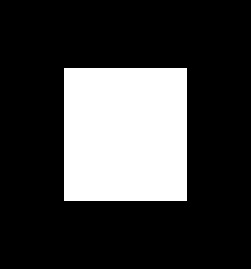
#> input picture assets/Square.jpeg, 251 x 269 px, found by its file name
$ jupyter execute chain_code.ipynb
#> lines starting #> are read from the running program, lines starting #| are printed output that depends on the picture; after the words box and inside, x2 and y2 are one past the last pixel; in counts of white or black regions, pixels touching at a corner belong together
#> further down, input_image is the input picture: shape (269, 251); min 0, max 255, mean 61.8
#> `_, binary_image = cv2.threshold(input_image, 127, 255, cv2.THRESH_BINA..`: binary_image: shape (269, 251); 24.2% white; 1 white region, box (x1, y1, x2, y2) and area: (64, 68, 187, 201) 16359
[cell 1]
import cv2
import numpy as np
import matplotlib.pyplot as plt

def chain_code(binary_image, connectivity=4):

#> called with connectivity = 8
    if connectivity == 4:
        directions = [(0,1), (1,0), (0,-1), (-1,0)]

    else:
        directions = [(0,1), (-1,1), (-1,0), (-1,-1), (0,-1), (1,-1), (1,0), (1,1)]


    image = binary_image.copy()
    image = cv2.copyMakeBorder(image, 1, 1, 1, 1, cv2.BORDER_CONSTANT, value=0)
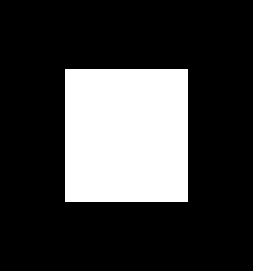
#> image: shape (271, 253); 23.9% white; 1 white region, box (x1, y1, x2, y2) and area: (65, 69, 188, 202) 16359


    starting_pixel = None
    for row in range(image.shape[0]):
        for col in range(image.shape[1]):
            if image[row, col] == 255:
                starting_pixel = (row, col)
                break
        if starting_pixel:
            break


    if not starting_pixel:
        return [], None, None, "No foreground pixel found"


    boundary_points = [starting_pixel]
    chaincode = []
    current_pixel = starting_pixel
    current_direction = 1 if connectivity == 8 else 3


    while True:
        pixel_found = False


        for offset in range(len(directions)):
            direction_index = (current_direction + offset) % len(directions)
            row_offset, col_offset = directions[direction_index]
            neighbor_row = current_pixel[0] + row_offset
            neighbor_col = current_pixel[1] + col_offset


            if image[neighbor_row, neighbor_col] == 255:
                current_pixel = (neighbor_row, neighbor_col)
                boundary_points.append(current_pixel)


                current_direction = (direction_index + len(directions) - 2) % len(directions)


                if len(chaincode) == 0 or chaincode[-1] != direction_index:
                    chaincode.append(direction_index)

                pixel_found = True
                break


        if not pixel_found or current_pixel == starting_pixel:
            break


    overlay_image = cv2.cvtColor(binary_image, cv2.COLOR_GRAY2BGR)
    for point in boundary_points:
        x = point[1] - 1
        y = point[0] - 1
        cv2.circle(overlay_image, (x, y), 1, (0, 0, 255), -1)
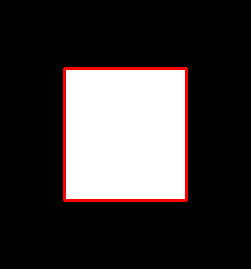
#> overlay_image: shape (269, 251, 3); mean B, G, R 58, 58, 63.7

    return chaincode, overlay_image, None


input_image = cv2.imread(r"C:\Users\Kaustubh Pareek\Desktop\CV_Project\assets\Square.jpeg", cv2.IMREAD_GRAYSCALE)


if input_image is None:
    print("Image not found or path is incorrect")
else:

    _, binary_image = cv2.threshold(input_image, 127, 255, cv2.THRESH_BINARY)


    chaincode,  overlay_image, error = chain_code(binary_image, connectivity=8)
#> chaincode = [6, 0, 2, 4]


    if error:
        print(error)
    else:

        print("Compressed Chain Code:", chaincode)
#| Compressed Chain Code: [6, 0, 2, 4]


        overlay_rgb = cv2.cvtColor(overlay_image, cv2.COLOR_BGR2RGB)


        plt.imshow(overlay_rgb)
        plt.title("Boundary Overlay")
        plt.axis('off')
        plt.show()

$ run again, with assets/triangle.jpeg copied over assets/Square.jpeg
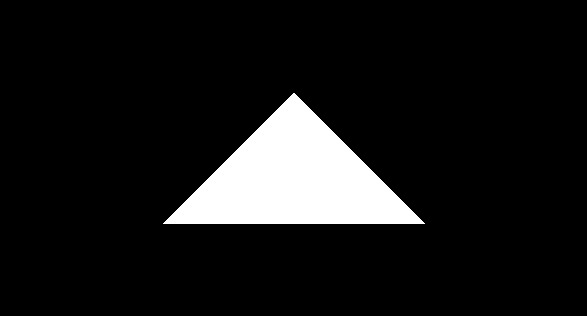
#> input picture assets/triangle.jpeg, 587 x 316 px, found by its file name
#> input_image is the input picture: shape (316, 587); min 0, max 255, mean 23.8
#> binary_image: shape (316, 587); 9.3% white; 1 white region, box (x1, y1, x2, y2) and area: (163, 93, 425, 224) 17292
#> in chain_code, `image = cv2.copyMakeBorder(image, 1, 1, 1, 1, cv2.BORDER_CONSTANT, val..`:
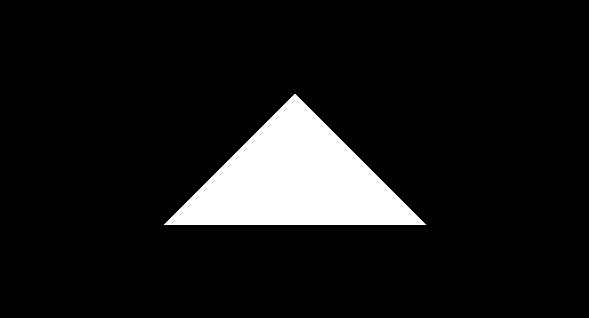
#> image: shape (318, 589); 9.2% white; 1 white region, box (x1, y1, x2, y2) and area: (164, 94, 426, 225) 17292
#> after the loop in chain_code, `for point in boundary_points:`:
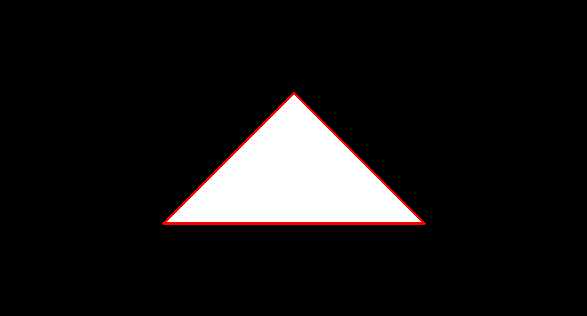
#> overlay_image: shape (316, 587, 3); mean B, G, R 22.3, 22.3, 24.5
#> chaincode = [5, 0, 3, 4]
#| Compressed Chain Code: [5, 0, 3, 4]
